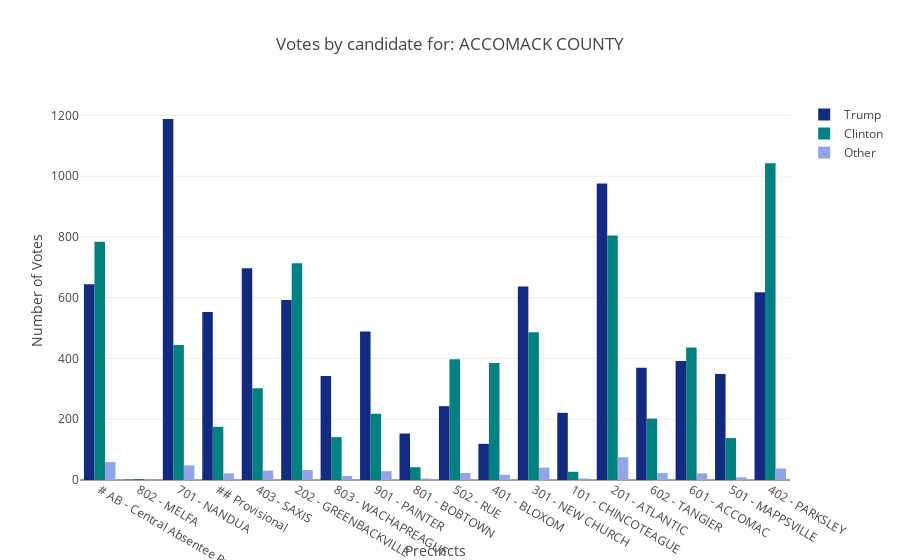

Here is the notebook cell this chart was saved with:
### Code cell
jurisdiction_name='ACCOMACK COUNTY'
juris_picker(jurisdiction_name)

### Figure 1 — Plotly figure (JSON) as saved in the notebook; plotly's stock layout.template omitted (floating-point values rounded to 4 significant figures)
{"data": [{"marker": {"color": "#122A7F"}, "name": "Trump", "type": "bar", "uid": "fb5523a0-f314-47dd-9408-45f41b5bde4c", "x": ["# AB - Central Absentee Precinct", "802 - MELFA", "701 - NANDUA", "## Provisional", "403 - SAXIS", "202 - GREENBACKVILLE", "803 - WACHAPREAGUE", "901 - PAINTER", "801 - BOBTOWN", "502 - RUE", "401 - BLOXOM", "301 - NEW CHURCH", "101 - CHINCOTEAGUE", "201 - ATLANTIC", "602 - TANGIER", "601 - ACCOMAC", "501 - MAPPSVILLE", "402 - PARKSLEY"], "y": [644, 1, 1188, 553, 697, 592, 342, 489, 153, 243, 119, 637, 221, 976, 369, 392, 349, 618]}, {"marker": {"color": "#008080"}, "name": "Clinton", "type": "bar", "uid": "8fc970da-9e01-4ae9-b7ae-b608be4702a1", "x": ["# AB - Central Absentee Precinct", "802 - MELFA", "701 - NANDUA", "## Provisional", "403 - SAXIS", "202 - GREENBACKVILLE", "803 - WACHAPREAGUE", "901 - PAINTER", "801 - BOBTOWN", "502 - RUE", "401 - BLOXOM", "301 - NEW CHURCH", "101 - CHINCOTEAGUE", "201 - ATLANTIC", "602 - TANGIER", "601 - ACCOMAC", "501 - MAPPSVILLE", "402 - PARKSLEY"], "y": [784, 3, 444, 175, 302, 713, 141, 218, 42, 397, 385, 486, 27, 805, 202, 436, 138, 1042]}, {"marker": {"color": "#92A5E8"}, "name": "Other", "type": "bar", "uid": "4fc03dfe-9896-49c3-bfce-f25d59d09d0f", "x": ["# AB - Central Absentee Precinct", "802 - MELFA", "701 - NANDUA", "## Provisional", "403 - SAXIS", "202 - GREENBACKVILLE", "803 - WACHAPREAGUE", "901 - PAINTER", "801 - BOBTOWN", "502 - RUE", "401 - BLOXOM", "301 - NEW CHURCH", "101 - CHINCOTEAGUE", "201 - ATLANTIC", "602 - TANGIER", "601 - ACCOMAC", "501 - MAPPSVILLE", "402 - PARKSLEY"], "y": [59, 2, 48, 22, 31, 33, 13, 29, 5, 23, 17, 41, 5, 75, 23, 22, 9, 38]}], "layout": {"title": {"text": "Votes by candidate for: ACCOMACK COUNTY"}, "xaxis": {"title": {"text": "Precincts"}}, "yaxis": {"title": {"text": "Number of Votes"}}}}
